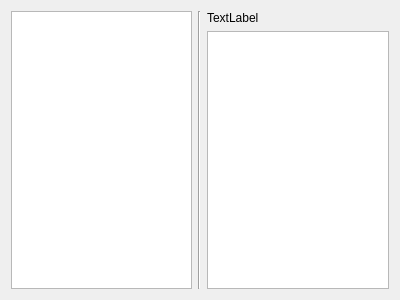
<?xml version="1.0" encoding="UTF-8"?>
<ui version="4.0">
 <class>AddressBook</class>
 <widget class="QWidget" name="AddressBook">
  <property name="geometry">
   <rect>
    <x>0</x>
    <y>0</y>
    <width>400</width>
    <height>300</height>
   </rect>
  </property>
  <property name="windowTitle">
   <string>Form</string>
  </property>
  <layout class="QVBoxLayout" name="verticalLayout_2">
   <item>
    <layout class="QHBoxLayout" name="horizontalLayout">
     <item>
      <widget class="QListWidget" name="listWidget"/>
     </item>
     <item>
      <widget class="Line" name="line">
       <property name="orientation">
        <enum>Qt::Vertical</enum>
       </property>
      </widget>
     </item>
     <item>
      <layout class="QVBoxLayout" name="verticalLayout">
       <item>
        <widget class="QLabel" name="label">
         <property name="text">
          <string>TextLabel</string>
         </property>
        </widget>
       </item>
       <item>
        <widget class="QListWidget" name="listWidget_2"/>
       </item>
      </layout>
     </item>
    </layout>
   </item>
  </layout>
 </widget>
 <resources/>
 <connections/>
</ui>
